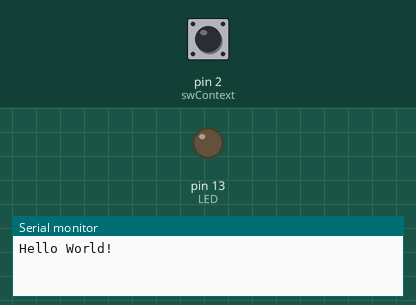
Bench run of a sketch on a simulated Arduino Uno, built with avr-gcc and run on an emulated ATmega328P. On the bench: output pins drawn as LEDs (lit = HIGH), the last lines printed to the serial monitor. Inputs (shaded band) come from the test bench; at power-on: pin 2 (swContext) HIGH.

Above: at 1.2 s.
1.3 s: pin 2 (swContext) pulled LOW for 3.2 s
At 3.0 s:
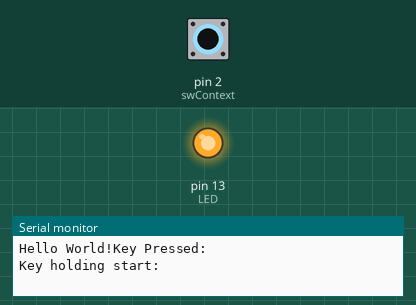
6.0 s: pin 2 (swContext) pulled LOW for 0.15 s
Timing chart, 0 to 9.0 s (numbered marks = the images above; inputs shaded):
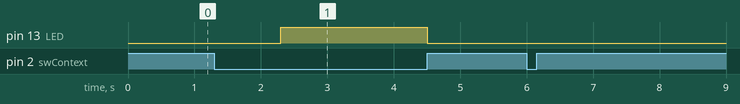

The sketch:

Nano_buttonIntrBothEdgeAndHoldR2.ino
```cpp
#define DEBOUNCE_TIME 10
#define HOLDSTART_TIME 1000

int LED = 13;
int swContext = 2;

// variable used for the key press
volatile boolean keyPressed = false;
volatile boolean firstEdge = false;
volatile boolean holding = false;


// variable used for the debounce
unsigned long timeNewKeyPress = 0;
unsigned long timeLastKeyPress = 0;

unsigned char btnState;


void setup()
{
    Serial.begin(115200);
    Serial.print("Hello World!");
    pinMode(LED, OUTPUT);
    digitalWrite(LED,LOW);
    pinMode(swContext, INPUT);

    attachInterrupt( digitalPinToInterrupt(swContext), keyIsPressed, CHANGE );
}

void loop()
{
     if (keyPressed)
     {
          keyPressed = false;
          timeNewKeyPress = millis();
          if ( timeNewKeyPress - timeLastKeyPress >= DEBOUNCE_TIME)
          {
              switch(btnState){
              case 0:
                Serial.println("Key Pressed:   ");
                firstEdge = true;
                btnState = 1;
                break;
              case 1:
                if(holding)
                {
                  digitalWrite(LED, LOW);
                  Serial.println("Key holding end:   ");
                }else
                {
                  Serial.println("Key Un-Pressed:   ");
                }
                holding = false;
                firstEdge = false;
                btnState = 0;
                break;
              case 2:
                break;
              }//switch
          }//if time
          timeLastKeyPress = timeNewKeyPress;
     }//if keypressed
     if (firstEdge == true)
     {
       if ( millis() - timeLastKeyPress >= HOLDSTART_TIME)
       {
          Serial.println("Key holding start:   ");
          digitalWrite(LED, HIGH);
          holding = true;
          firstEdge = false;
       }
     }
}//loop


void keyIsPressed()
{
   keyPressed = true;
}
```

Measured:
- after the input at 1.3 s, pin 13 (LED): LOW → HIGH after 1.0 s, → LOW 2.2 s later
